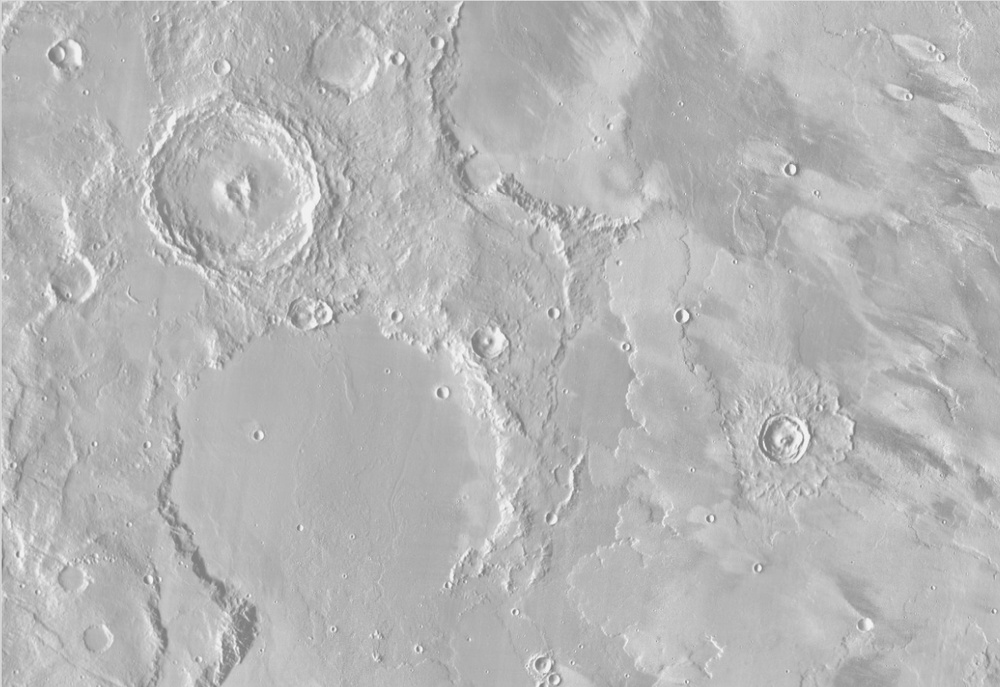
#> input picture lab3/terrain.jpg, 1000 x 687 px, shrunk from 1255 x 862 before the run
$ python lab3_task2.py
#> lines starting #> are read from the running program, lines starting #| are printed output that depends on the picture; after the words box and inside, x2 and y2 are one past the last pixel; in counts of white or black regions, pixels touching at a corner belong together
import cv2
import numpy as np
from matplotlib import pyplot as plt

fname = 'terrain.jpg'
# [4 lines of commented-out code are left out]

I = cv2.imread(fname, cv2.IMREAD_GRAYSCALE)
#> I is the input picture: shape (687, 1000); min 117, max 250, mean 182.2

f, axes = plt.subplots(2, 3)

axes[0,0].imshow(I, 'gray', vmin=0, vmax=255)
axes[0,0].axis('off')
axes[1,0].hist(I.ravel(),256,[0,256]);


J=(I-100) * 255.0 / (200-100)
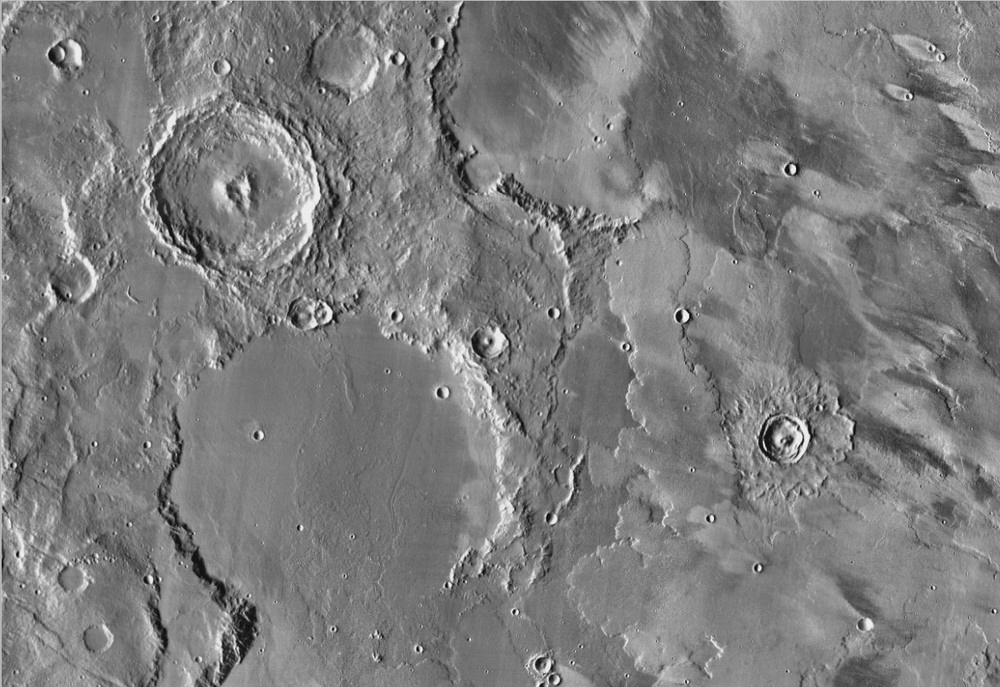
#> J: shape (687, 1000) float64; min 43.35, max 382.5, mean 209.6; drawn with min black and max white
J[J<0]=0
J[J>255]=255
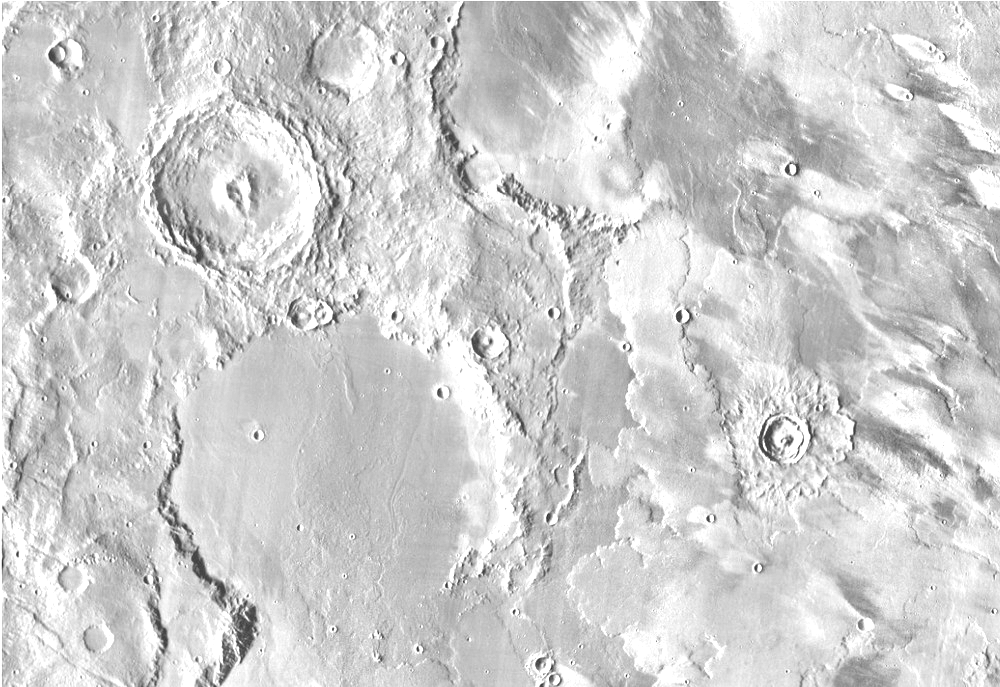
#> J: shape (687, 1000) float64; 7.79% of pixels changed, all inside (x1, y1, x2, y2) = (0, 0, 1000, 687)
J=J.astype(np.uint8)

axes[0,1].imshow(J, 'gray', vmin=0, vmax=255)
axes[0,1].axis('off')
axes[1,1].hist(J.ravel(),256,[0,256]);

K = cv2.equalizeHist(I)
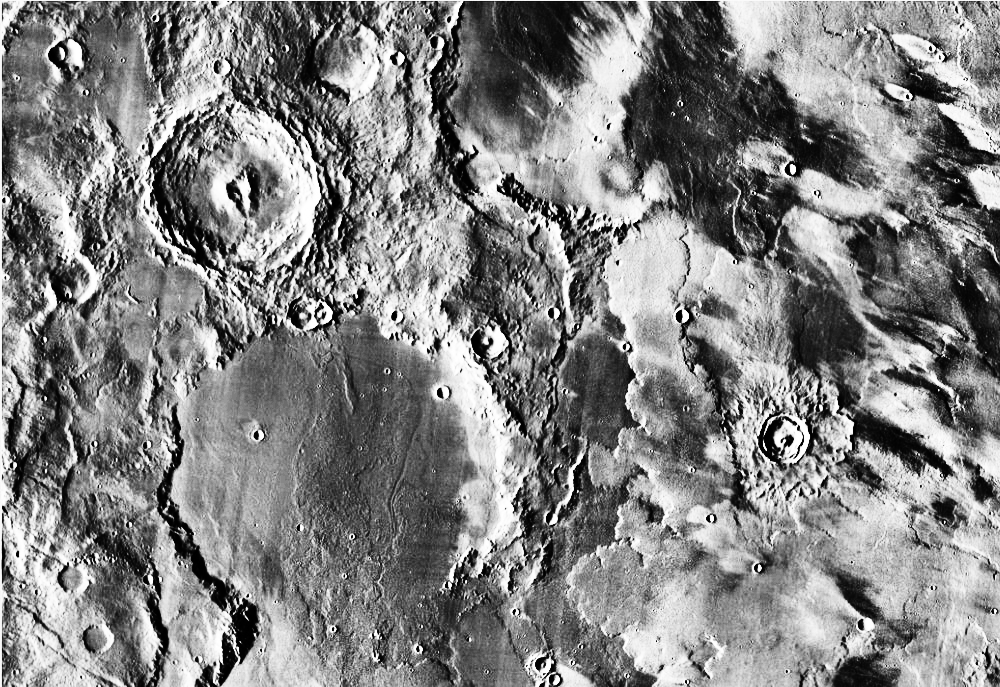
#> K: shape (687, 1000); min 0, max 255, mean 130.5

axes[0,2].imshow(K, 'gray', vmin=0, vmax=255)
axes[0,2].axis('off')
axes[1,2].hist(K.ravel(),256,[0,256]);


plt.show()
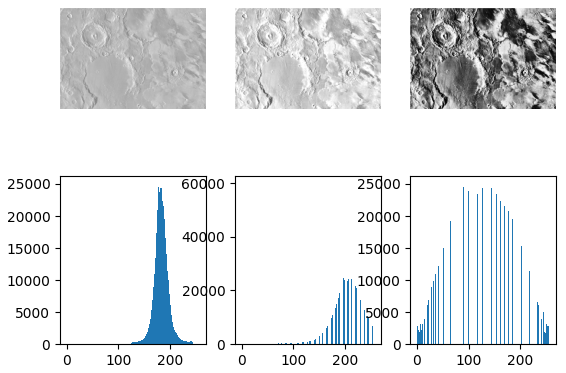
#> figure drawn by matplotlib, 6 panels; panel 4: tallest bar 24963 high, from x = 182 to 183; panel 5: tallest bar 59565 high, from x = 255 to 256; panel 6: tallest bar 24963 high, from x = 135 to 136

$ run again, with lab3/branches.jpg copied over lab3/terrain.jpg
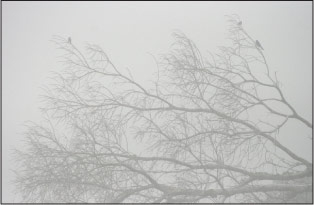
#> input picture lab3/branches.jpg, 314 x 205 px
#> `J[J>255]=255`:
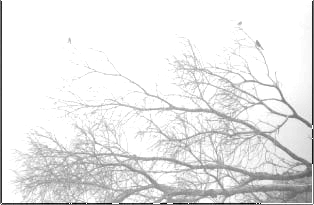
#> J: shape (205, 314) float64; min 0, max 255, mean 231.6
#> `K = cv2.equalizeHist(I)`:
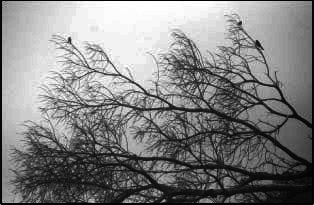
#> K: shape (205, 314); min 0, max 255, mean 129.8

$ run again, with lab3/map.jpg copied over lab3/terrain.jpg
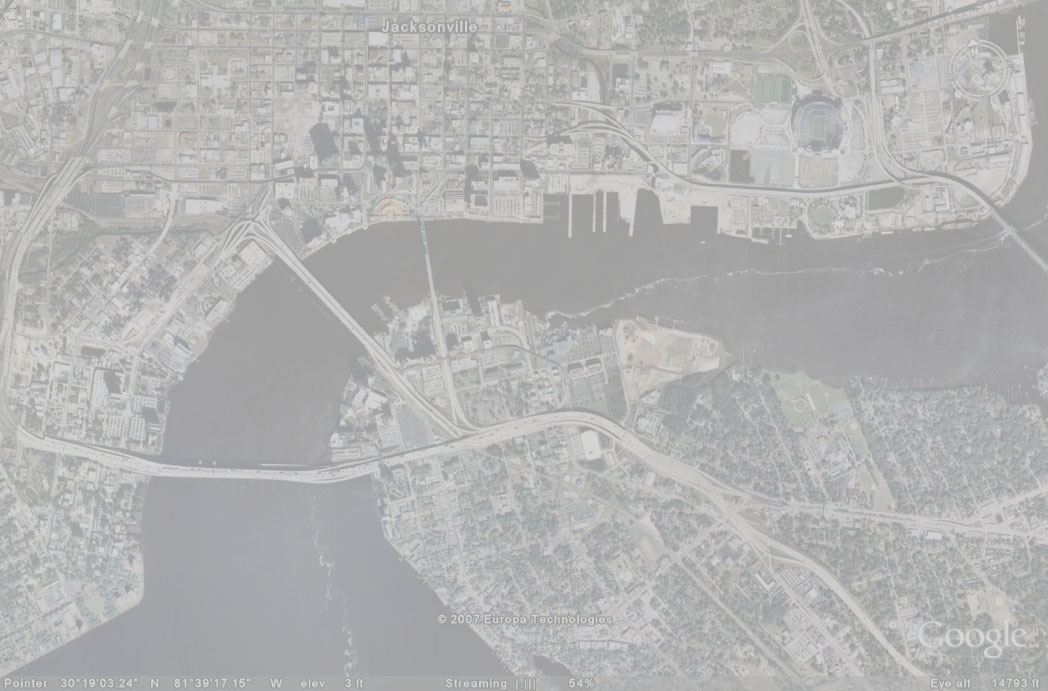
#> input picture lab3/map.jpg, 1048 x 691 px
#> `J[J>255]=255`:
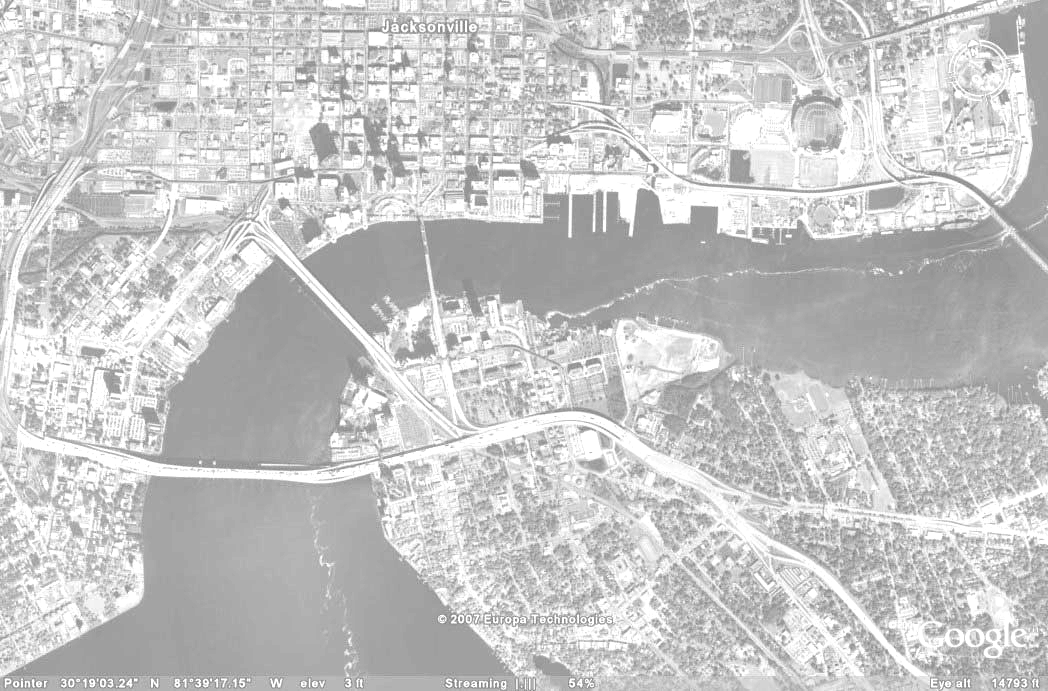
#> J: shape (691, 1048) float64; min 114.8, max 255, mean 200.6
#> `K = cv2.equalizeHist(I)`:
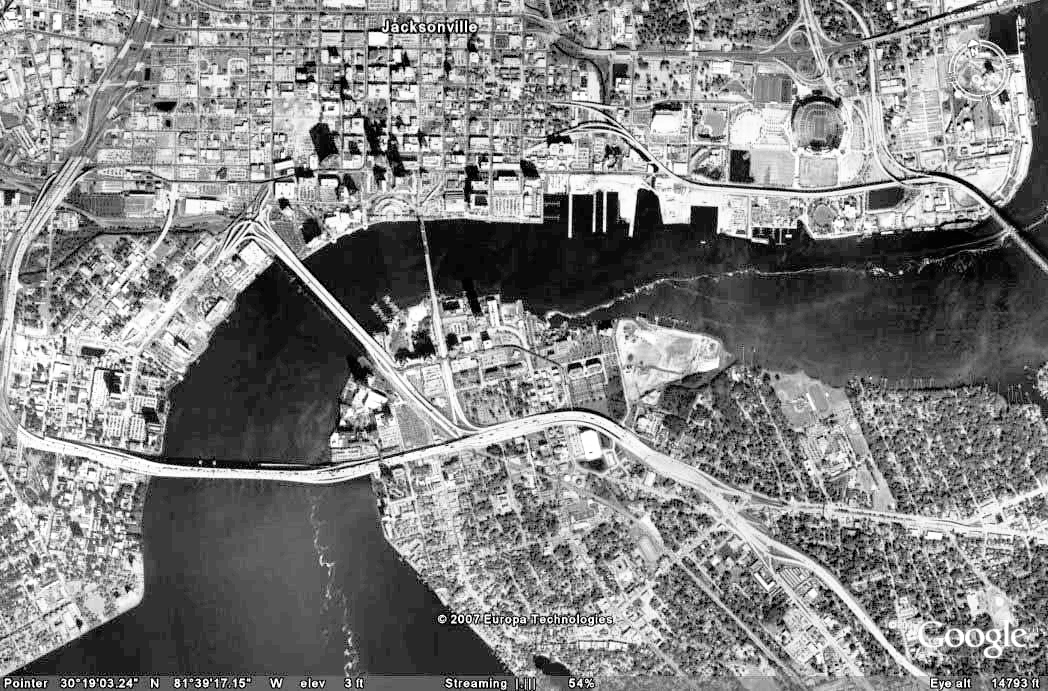
#> K: shape (691, 1048); min 0, max 255, mean 130.4
